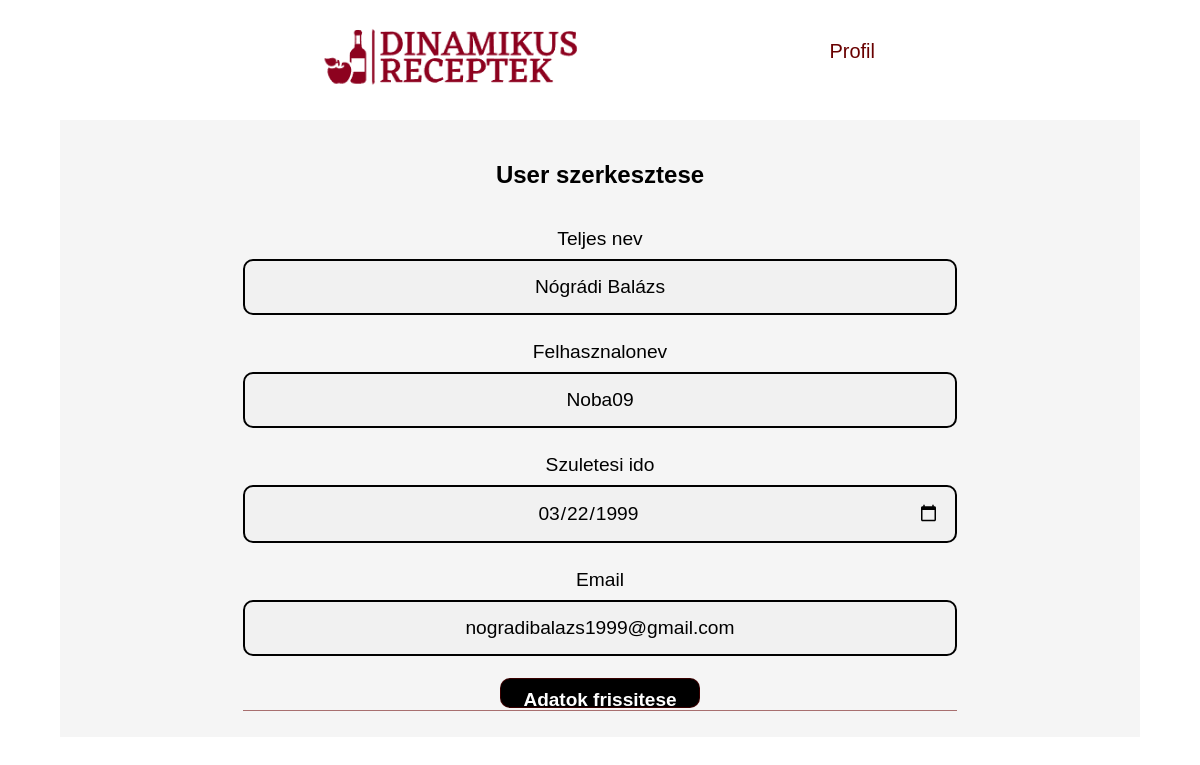
Page /profil-edit.php?id=12 on the committed database.
### tables this page shows
CREATE TABLE `users` (
  `id` int(11) NOT NULL,
  `username` varchar(100) NOT NULL,
  `teljes_nev` varchar(25) NOT NULL,
  `pw` varchar(100) NOT NULL,
  `szul_ido` date NOT NULL,
  `created_at` datetime NOT NULL DEFAULT current_timestamp(),
  `email` varchar(30) NOT NULL
);

### profil-edit.php (the view, shortened to what this page needs)
<?php
require 'db.php';
$id = $_GET['id'];
$sql = 'SELECT * FROM users WHERE id=:id';
$statement = $conn->prepare($sql);
$statement->execute([':id' => $id ]);
$person = $statement->fetch(PDO::FETCH_OBJ);
 ?>
<?php include 'header.php'; ?>
<div class="container">
  <div class="card mt-5">
    <div class="card-header">
      <h2>User szerkesztese</h2>
    </div>
    <div class="card-body">
      <form method="post">
        <div class="form-group edit">
          <label for="name">Teljes nev</label>
          <input value="<?= $person->teljes_nev; ?>" type="text" name="name" id="name" class="form-control">
        </div>
        <div class="form-group">
          <label for="Felhasznalonev">Felhasznalonev</label>
          <input type="name" value="<?= $person->username; ?>" name="username" id="email" class="form-control">
        </div>
        <div class="form-group">
          <label for="szul_ido">Szuletesi ido</label>
          <input type="date" value="<?= $person->szul_ido; ?>" name="szul_ido" id="szul_ido" class="form-control">
        </div>
        <div class="form-group">
          <label for="email">Email</label>
          <input type="email" value="<?= $person->email; ?>" name="email" id="email" class="form-control">
        </div>
        <div class="form-group">
          <button type="submit" class="btn btn-info">Adatok frissitese</button>
        </div>
      </form>
    </div>
  </div>
</div>
<?php require 'footer.php'; ?>

### css/header.css (style rules this page uses)
* { padding: 0; margin: 0; }
body { min-width: 300px; }

### css/szurok.css (style rules this page uses)
* { font-family: 'Gentium Book Basic', sans-serif; }
button { width: 100px; height: 30px; }
button { border: 1px rgba(105, 0, 0, 0.545) solid; border-radius: 5px; background-color:rgba(239, 155, 155, 0.524); font-size: 1.2em; }
form { margin: 10px; border-bottom: 1px rgba(105, 0, 0, 0.545) solid; }
form label { font-size: 1.2em; line-height: 30px; }

### css/styles.css (style rules this page uses)
body { font-family: Arial, Helvetica, sans-serif; }
* { box-sizing: border-box; margin: 0; padding: 0; }
.container { width: 90%; margin: auto; padding: 16px; background-color: whitesmoke; display: flex; justify-content: center; }
input[type=text], input[type=password],input[type=email],input[type=name],input[type=date] { width: 100%; padding: 15px; margin: 5px 0 22px 0; display: inline-block; border: 2px solid black; border-radius: 10px; background: #f1f1f1; }
.form-control { text-align: center; font-size: 1.2em; }
.btn-info { font-weight: 600; color: #fff; background-color: #000000; font-size: 19px; padding: 10px; border-color: 1px solid #000000; border-radius: 10px; transition: 0.3s; width: 200px; }
.card-header { padding-bottom: 25px; padding-top: 25px; }
.card { width: 70%; text-align: center; }

### rows in the picture
users: name "Nógrádi Balázs", username "Noba09", szul_ido "03/22/1999", email "nogradibalazs1999@gmail.com"
